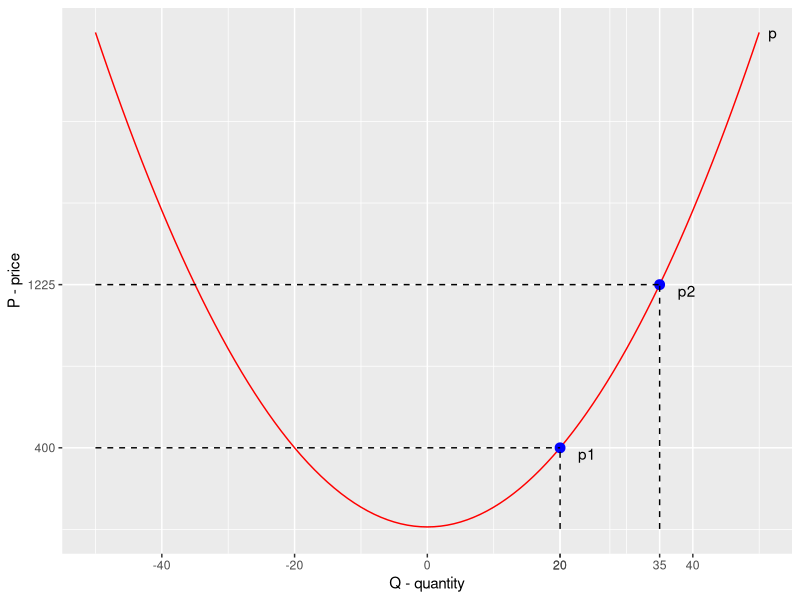

The R script that drew this image:
library(ggplot2)

curve_by_function <- function(...,
                              x=NULL,#points to draw
                              y=NULL, 
                              showPointValues=TRUE,
                              pointNames,
                              title, 
                              colors="blue",
                              minX=-50, 
                              maxX=50, 
                              minY=-10,
                              maxY=30,
                              xlabel="Q - quantity",
                              ylabel="P - price",
                              curveName = NULL,
                              x_axisValues = NULL) {

  curves <- list(...)
  ncurves <- length(curves)
  print(ncurves)
  
  
  gg <- ggplot(data.frame(x=c(minX, maxX)), aes(x = x)) +
        labs(title, x = xlabel, y = ylabel)
  
  #add curves
  for(i in 1:ncurves){
    gg <- gg + stat_function(fun = curves[[i]], colour = colors[i]) 
  }
  
  #add curve names
  if(!is.null(curveName)){
    curve_names <- data.frame(
      x = maxX,
      y = sapply(curves, function(f) f(maxX)),
      label = curveName
    )
    print(curve_names)
    gg <- gg + geom_text(data=curve_names, aes(x=x, y=y, label=label), hjust=-1)#todo for curve names
  }
  
  #optional add x-axis, y-axis
  #gg <- gg + geom_vline(aes(xintercept = 0))+ #add y-axis where you want
  #      geom_hline(aes(yintercept = 0)) #add back in x axis 
  
  
  
  #add points 
  if (is.null(y)) {
    points <- do.call(rbind, lapply(seq_along(x), function(j) {
      data.frame(x = x[j], y = sapply(curves, function(f) f(x[j])), group = as.factor(j))
    }))
    y = points$y
    print(y)
  } else {#todo if y is defined
    points <- data.frame(x=x, y=y)
  }
  
  gg <- gg + geom_point(data=points, aes(x=x, y=y), color="blue", size = 3) +
            geom_text(data=points, aes(x=x, y=y, label=pointNames), hjust=-1, vjust=1) +
            geom_segment(data=points, aes(x=x, y=minY,  xend=x, yend=y), linetype="dashed") +
            geom_segment(data=points, aes(x=minX, y=y, xend=x, yend=y), linetype="dashed") 
            
  
  
  
  #add numbers to x-axis
  x_limits <- c(minX, maxX)
  
  if(showPointValues){ x_axisValues <- append(x_axisValues, x)}
  
  y_axisValues <- y
    
  if(!is.null(x_axisValues)) {
    gg <- gg + scale_x_continuous(breaks = c(pretty(x_limits), x_axisValues)) +
          scale_y_continuous(breaks = y_axisValues)
  } else {
    gg <- gg + scale_x_continuous(limits = x_limits)
  }
  
  
  return(gg)
}





my_function1 <- function(x) {return(x^2)}
my_function2 <- function(x) {return(-x^2)}

curve_by_function(my_function1, title="my_function", colors=c("red", "purple"), curveName = c("p"), x=c(20, 35), pointNames = c("p1", "p2"))#, y=c(500, 1000))
